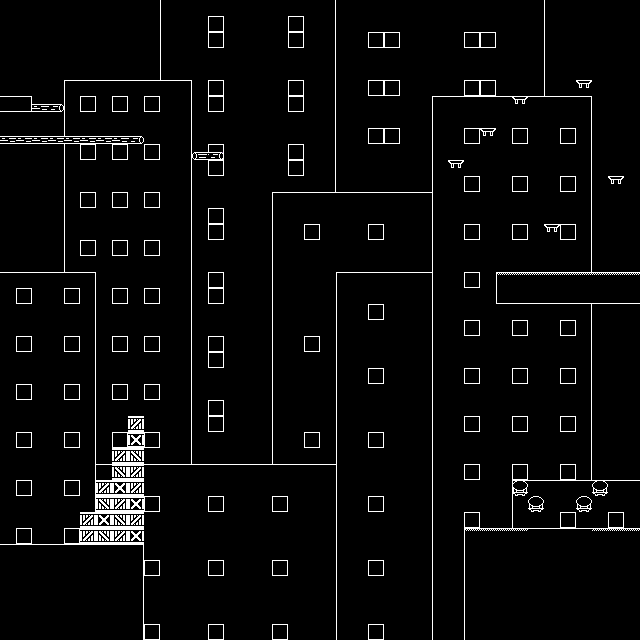

This is a level from a 2D game, rendered from its Tiled map with the project's own tilesets. A one-line summary and the map file follow, with tile-layer data summarised:
An orthogonal 40x40 tile map with 16x16 px tiles, 3 tile layers (Collision, Background, Ground) and 5 objects (3x Switch, Spawn, Image).

<map version="1.10" tiledversion="1.10.1" orientation="orthogonal" renderorder="right-down" width="40" height="40" tilewidth="16" tileheight="16" infinite="0" nextlayerid="5" nextobjectid="8">
 <editorsettings>
  <export target="level_grinch.json" format="json" />
 </editorsettings>
 <properties>
  <property name="song" value="boss" />
 </properties>
 <tileset firstgid="1" name="tileset" tilewidth="16" tileheight="16" tilecount="256" columns="16">
  <image source="../tileset.png" width="256" height="256" />
 </tileset>
 <layer id="3" name="Collision" width="40" height="40">
  <data>[1600 cells, 88 non-empty, 4 distinct tile ids]</data>
 </layer>
 <layer id="2" name="Background" width="40" height="40">
  <data>[1600 cells, 1600 non-empty, 7 distinct tile ids]</data>
 </layer>
 <layer id="1" name="Ground" width="40" height="40">
  <data>[1600 cells, 194 non-empty, 19 distinct tile ids]</data>
 </layer>
 <objectgroup id="4" name="Objects">
  <object id="1" name="Spawn" x="32" y="528">
   <point />
  </object>
  <object id="2" name="Switch" x="16" y="96">
   <point />
  </object>
  <object id="5" name="Switch" x="552" y="224">
   <point />
  </object>
  <object id="6" name="Switch" x="560" y="528">
   <point />
  </object>
  <object id="7" name="Image" x="32" y="480">
   <properties>
    <property name="src" value="Switches" />
   </properties>
   <point />
  </object>
 </objectgroup>
</map>
